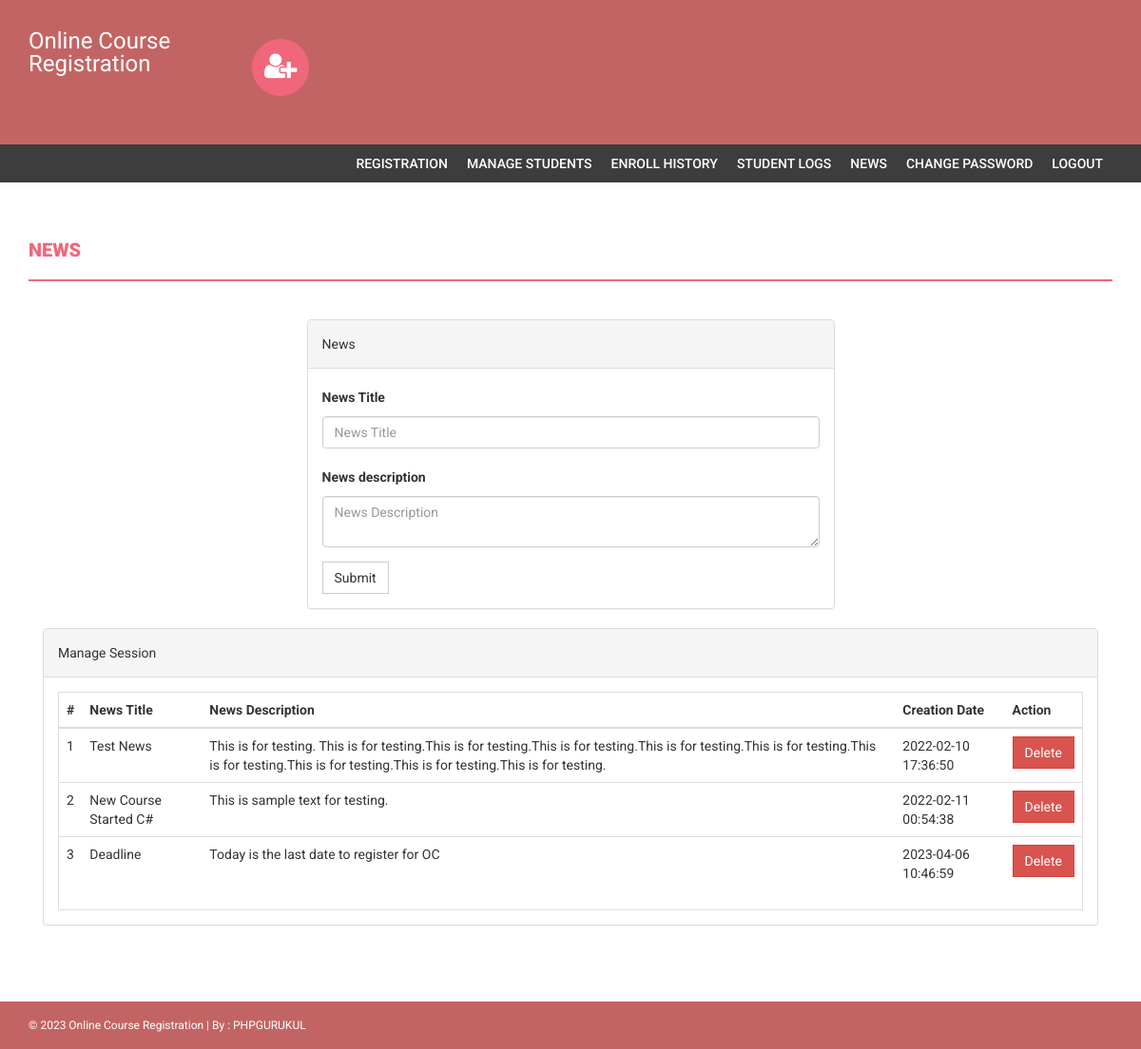
/onlinecourse/admin/news.php (signed in), run on the app's committed database.
### tables this page shows
CREATE TABLE `news` (
  `id` int(11) NOT NULL,
  `newstitle` varchar(255) DEFAULT NULL,
  `newsDescription` mediumtext DEFAULT NULL,
  `postingDate` timestamp NULL DEFAULT current_timestamp()
);

### onlinecourse/admin/news.php (the view, shortened to what this page needs)
<?php
if(strlen($_SESSION['alogin'])==0)
    {
header('location:index.php');
}else{
?>
<!DOCTYPE html>
<html xmlns="http://www.w3.org/1999/xhtml">
<head>
    <link href="../assets/css/bootstrap.css" rel="stylesheet" />
    <link href="../assets/css/font-awesome.css" rel="stylesheet" />
    <link href="../assets/css/style.css" rel="stylesheet" />
</head>
<body>
<?php include('includes/header.php');?>
<?php if($_SESSION['alogin']!="")
{
 include('includes/menubar.php');
}
 ?>
    <div class="content-wrapper">
        <div class="container">
              <div class="row">
                    <div class="col-md-12">
                        <h1 class="page-head-line">News  </h1>
                    </div>
                </div>
                <div class="row" >
                  <div class="col-md-3"></div>
                    <div class="col-md-6">
                        <div class="panel panel-default">
                        <div class="panel-heading">
                           News
                        </div>
                        <div class="panel-body">
                       <form name="dept" method="post">
   <div class="form-group">
    <label for="department">News Title </label>
    <input type="text" class="form-control" id="newstitle" name="newstitle" placeholder="News Title" required />
  </div>
     <div class="form-group">
    <label for="department">News description </label>
    <textarea class="form-control" id="description" name="description" placeholder="News Description" required></textarea>
  </div>
 <button type="submit" name="submit" class="btn btn-default">Submit</button>
</form>
                            </div>
                            </div>
                    </div>
                </div>
                <div class="col-md-12">
                    <div class="panel panel-default">
                        <div class="panel-heading">
                            Manage Session
                        </div>
                        <div class="panel-body">
                            <div class="table-responsive table-bordered">
                                <table class="table">
                                    <thead>
                                        <tr>
                                            <th>#</th>
                                            <th>News Title</th>
                                            <th>News Description</th>
                                            <th>Creation Date</th>
                                            <th>Action</th>
                                        </tr>
                                    </thead>
                                    <tbody>
<?php
$sql=mysqli_query($con,"select * from news");
$cnt=1;
while($row=mysqli_fetch_array($sql))
{
?>
                                        <tr>
                                            <td><?php echo $cnt;?></td>
                                            <td><?php echo htmlentities($row['newstitle']);?></td>
                                            <td><?php echo htmlentities($row['newsDescription']);?></td>
                                            <td><?php echo htmlentities($row['postingDate']);?></td>
                                            <td>
  <a href="news.php?id=<?php echo $row['id']?>&del=delete" onClick="return confirm('Are you sure you want to delete?')">
                                            <button class="btn btn-danger">Delete</button>
</a>
                                            </td>
                                        </tr>
<?php
$cnt++;
} ?>
                                    </tbody>
                                </table>
                            </div>
                        </div>
                    </div>
                </div>
            </div>
        </div>
  <?php include('../includes/footer.php');?>
</body>
</html>
<?php } ?>

### onlinecourse/assets/css/style.css (style rules this page uses)
body { font-family: 'Roboto', sans-serif; line-height: 30px; }
.content-wrapper { margin-top: 40px; min-height: 600px; padding-bottom: 60px; }
.page-head-line { font-weight: 900; padding-bottom: 20px; border-bottom: 2px solid #F0677C; text-transform: uppercase; color: #F0677C; font-size: 20px; margin-bottom: 40px; }
.btn { border-radius: 0px; -webkit-border-radius: 0px; -moz-border-radius: 0px; }

### data on the page
news: newstitle "Test News", newsDescription "This is for testing. This is for testing.This is for testing.This is for testing.This is for testing.This is for testing.This is for testing.This is for testing.This is for testing.This is for testing.", postingDate "2022-02-10 17:36:50"
news: newstitle "New Course Started C#", newsDescription "This is sample text for testing.", postingDate "2022-02-11 00:54:38"
news: newstitle "Deadline", newsDescription "Today is the last date to register for OC", postingDate "2023-04-06 10:46:59"
